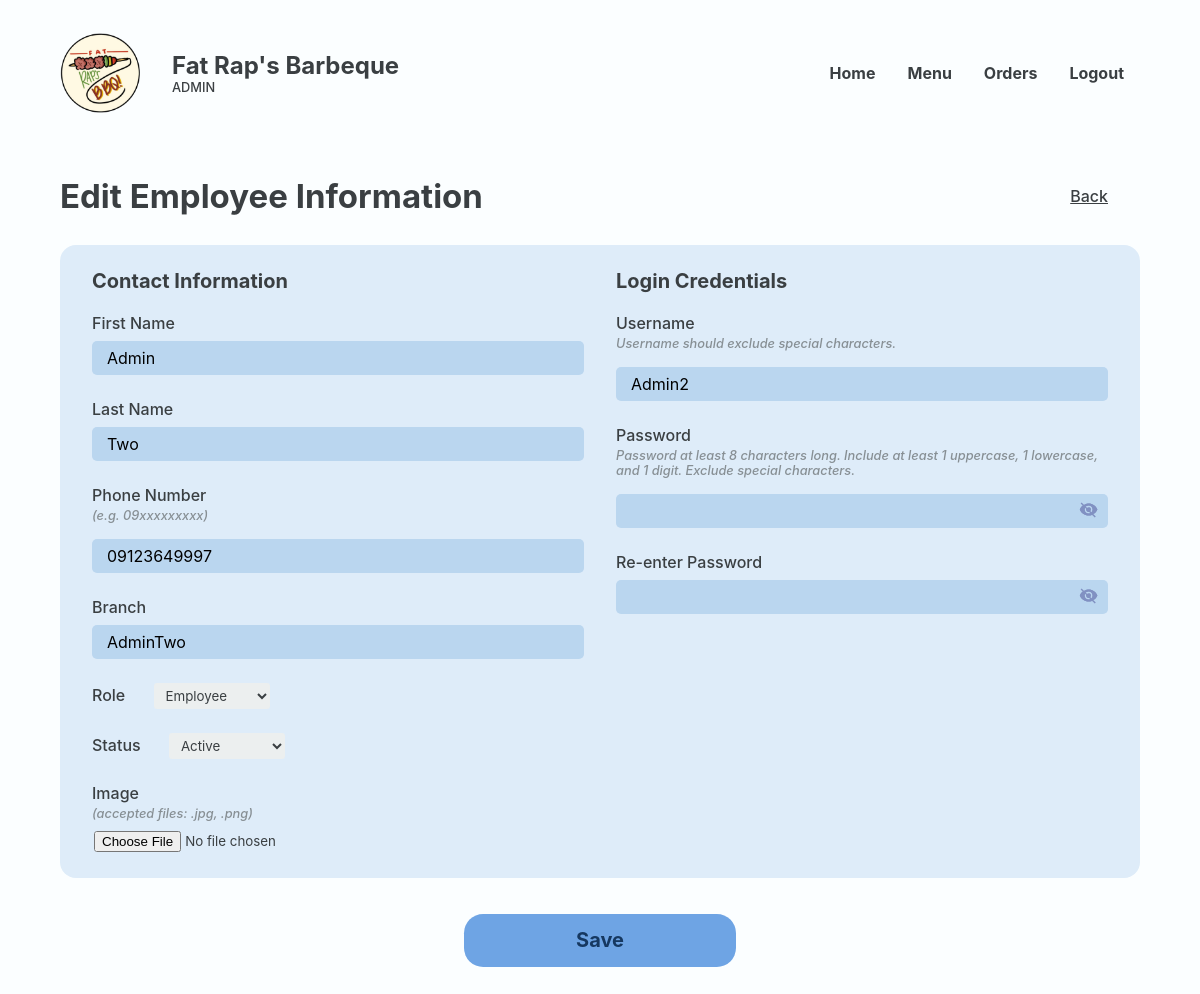
Page /Website/admin-edit-employee.php?PRSN_ID=83&EMP_ID=24 (signed in) on the committed database.
### tables this page shows
CREATE TABLE `employee` (
  `EMP_ID` int(18) UNSIGNED NOT NULL,
  `PRSN_ID` int(18) NOT NULL,
  `EMP_FNAME` varchar(50) NOT NULL,
  `EMP_LNAME` varchar(50) NOT NULL,
  `EMP_IMAGE` varchar(250) NOT NULL,
  `EMP_BRANCH` varchar(50) NOT NULL,
  `EMP_STATUS` varchar(20) NOT NULL
);

CREATE TABLE `person` (
  `PRSN_ID` int(18) UNSIGNED NOT NULL,
  `PRSN_NAME` varchar(20) NOT NULL,
  `PRSN_EMAIL` varchar(35) NOT NULL,
  `PRSN_PASSWORD` varchar(250) NOT NULL,
  `PRSN_PHONE` varchar(11) NOT NULL,
  `PRSN_ROLE` varchar(11) NOT NULL
);

### Website/admin-edit-employee.php (the view, shortened to what this page needs)
<?php
@include 'constants.php';
$EMP_ID = $_GET['EMP_ID'];
?>
<!DOCTYPE html>
<html lang="en">
<head>
    <link rel="stylesheet" href="header-styles.css">
    <link rel="stylesheet" href="admin-styles.css">
    <link href='https://unpkg.com/boxicons@2.1.4/css/boxicons.min.css' rel='stylesheet'>
</head>
<body>
    <header class="backend">
        <div class="header-container">
            <div class="website-title">
                <img id="logo" src="images/client-logo.png">
                <div class="text">
                    <h1>Fat Rap's Barbeque</h1>
                    <p>ADMIN</p>
                </div>
            </div>
            <ul class='menubar'>
                <li><a href="<?php echo SITEURL; ?>admin-home.php">Home</a></li>
                <li><a href="<?php echo SITEURL; ?>admin-inventory.php">Menu</a></li>
                <li><a href="<?php echo SITEURL; ?>admin-new-orders.php">Orders</a></li>
                <?php
                if (isset($_SESSION['prsn_id'])) {
                ?>
                    <li><a href="<?php echo SITEURL; ?>logout.php">Logout</a>
                    </li>
                <?php
                } else {
                ?>
                    <li><a href="<?php echo SITEURL; ?>login-page.php">Login</a></li>
                <?php
                }
                ?>
            </ul>
        </div>
    </header>
    <main>
        <section class="section">
            <div class="container">
                <div class="section-heading row back">
                    <h2>Edit Employee Information</h2>
                    <a href="<?php echo SITEURL; ?>admin-employee-accounts.php">Back</a>
                </div>
                <section class="section-body">
                    <section class="main-section column">
                        <form id="form" class="column" method="post" enctype="multipart/form-data" onsubmit="return validateInputs()">
                            <div class="block layout">
                                <?php
                                $sql = "SELECT * FROM person, employee WHERE employee.PRSN_ID = person.PRSN_ID AND EMP_ID = '$EMP_ID'";
                                $res = mysqli_query($conn, $sql);
                                $count = mysqli_num_rows($res);
                                if ($count > 0) {
                                    while ($row = mysqli_fetch_assoc($res)) {
                                        $EMP_FNAME = $row['EMP_FNAME'];
                                        $EMP_LNAME = $row['EMP_LNAME'];
                                        $PRSN_NUMBER = $row['PRSN_PHONE'];
                                        $PRSN_EMAIL = $row['PRSN_EMAIL'];
                                        $PRSN_ROLE = $row['PRSN_ROLE'];
                                        $EMP_BRANCH = $row['EMP_BRANCH'];
                                        $EMP_STATUS = $row['EMP_STATUS'];
                                ?>
                                        <section>
                                            <div class="form-title">
                                                <h1>Contact Information</h1>
                                            </div>
                                            <div class="form-field">
                                                <div class="form-field-input input-control">
                                                    <label for="first-name">First Name</label>
                                                    <input name="first-name" id="first-name" class="js-user" type="text" value="<?php echo $EMP_FNAME; ?>">
                                                </div>
                                                <div class="form-field-input input-control">
                                                    <label for="last-name">Last Name</label>
                                                    <input name="last-name" id="last-name" class="js-user" type="text" value="<?php echo $EMP_LNAME; ?>">
                                                </div>
                                                <div class="form-field-input input-control">
                                                    <label for="number">Phone Number</label>
                                                    <p>(e.g. 09xxxxxxxxx)</p>
                                                    <input class="js-user" type="text" id="number" name="number" value="<?php echo $PRSN_NUMBER; ?>">
                                                </div>
                                                <div class="form-field-input input-control">
                                                    <label for="branch">Branch</label>
                                                    <input name="branch" id="branch" class="js-user" type="text" value="<?php echo $EMP_BRANCH; ?>">
                                                </div>
                                                <div class="form-field-input">
                                                    <label for="role">Role</label>
                                                    <select class="dropdown" name="role" id="role" required>
                                                        <option value="Employee" <?php if ($PRSN_ROLE == 'Employee') echo ' selected'; ?>>Employee</option>
                                                    </select>
                                                </div>
                                                <div class="form-field-input">
                                                    <label for="role">Status</label>
                                                    <select class="dropdown" name="status" id="status" required>
                                                        <option value="Active" <?php if ($EMP_STATUS == 'Active') echo ' selected'; ?>>Active</option>
                                                    </select>
                                                </div>
                                                <div class="form-field-input">
                                                    <label for="image">Image</label>
                                                    <p>(accepted files: .jpg, .png)</p>
                                                    <input name="image" id="image" class="image" type="file">
                                                </div>
                                            </div>
                                        </section>
                                        <section>
                                            <div class="form-title">
                                                <h1>Login Credentials</h1>
                                            </div>
                                            <div class="form-field">
                                                <div class="form-field-input input-control">
                                                    <label for="username">Username</label>
                                                    <p>Username should exclude special characters.</p>
                                                    <input name="username" id="username" class="js-user" type="text" value="<?php echo $PRSN_EMAIL; ?>">
                                                </div>
                                                <div class="form-field-input">
                                                    <div class="with-desc">
                                                        <label for="password">Password</label>
                                                        <p>Password at least 8 characters long. Include at least 1 uppercase, 1 lowercase, and 1 digit. Exclude special characters.</p>
                                                    </div>
                                                    <div class="input-container input-control">
                                                        <input class="js-pass" type="password" id="password" name="password">
                                                        <span onclick="togglePassword('password')">
                                                        </span>
                                                    </div>
                                                </div>
                                                <div class="form-field-input">
                                                    <label for="cpassword">Re-enter Password</label>
                                                    <div class="input-container input-control">
                                                        <input class="js-cpass" type="password" id="cpassword" name="cpassword">
                                                        <span onclick="togglePassword('cpassword')">
                                                        </span>
                                                    </div>
                                                </div>
                                            </div>
                                        </section>
                                    <?php
                                    }
                                } else {
                                    ?>
                                    <p>Empty</p>
                                <?php
                                }
                                ?>
                            </div>
                            <button name="submit" type="submit" class="big-btn">Save</button>
                        </form>

### Website/header-styles.css (style rules this page uses)
*, *::before, *::after { margin: 0; padding: 0; box-sizing: border-box; font-family: inherit; }
:root { --bg:#F2FFE1; --primary:#f3d95c; --text:#3A001E; --text2: #FA3F1F; --input-bg:#F7F3DC; --eye-icon:#CEC699; --block: #4ADE5D; --block-p:#277B32; --block-h1: #0F4C17; --form-bg: #FFFDEF; --header-text: #3A001E; }
body { font-family: 'Inter', sans-serif; }
header, footer { width: 100%; display: flex; justify-content: center; align-items: center; }
header { height: 8rem; position: fixed; top: 0; z-index: 100; color: var(--header-text); background-color: var(--bg); }
header.backend { color: #3A3F42; background-color: #FBFEFF; }
.header-container, .footer-container { margin-inline: auto; margin-top: 2rem; margin-bottom: 0.9rem; width: 90%; max-width: 1200px; display: flex; justify-content: space-between; align-items: center; }
.website-title { display: flex; align-items: center; }
header img { width: 80px; position: relative; }
header .text { margin-left: 2rem; display: flex; flex-direction: column; gap: 0; }
header h1 { white-space: nowrap; font-size: 1.5rem; }
header .text p, footer .right-container p { font-size: 0.8rem; }
li > a { color: inherit; text-decoration: none; }
.menubar { display: flex; flex-direction: row; list-style-type: none; margin: 0; padding: 0; }
.menubar > li { font-weight: bold; margin: 0 1rem; overflow: hidden; }

### rows in the picture
employee: first-name "Admin", last-name "Two", number "09123649997", branch "AdminTwo", status "Active", username "Admin2"
